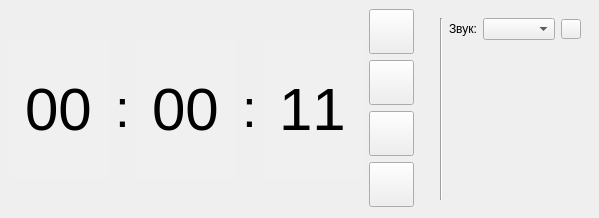
<?xml version="1.0" encoding="UTF-8"?>
<ui version="4.0">
 <class>MainWindow</class>
 <widget class="QMainWindow" name="MainWindow">
  <property name="geometry">
   <rect>
    <x>0</x>
    <y>0</y>
    <width>599</width>
    <height>218</height>
   </rect>
  </property>
  <property name="sizePolicy">
   <sizepolicy hsizetype="Minimum" vsizetype="Minimum">
    <horstretch>0</horstretch>
    <verstretch>0</verstretch>
   </sizepolicy>
  </property>
  <property name="minimumSize">
   <size>
    <width>100</width>
    <height>218</height>
   </size>
  </property>
  <property name="maximumSize">
   <size>
    <width>599</width>
    <height>16777215</height>
   </size>
  </property>
  <property name="windowTitle">
   <string>Timer</string>
  </property>
  <property name="windowIcon">
   <iconset resource="../resource/resourse.qrc">
    <normaloff>:/act/icons/clock.png</normaloff>:/act/icons/clock.png</iconset>
  </property>
  <property name="styleSheet">
   <string notr="true">QLineEdit:focus { background: white }
QLineEdit[enabled=&quot;true&quot;] {  color:  black }
QLineEdit {background: rgb(240, 240, 240);
border: 0px solid gray;
}

</string>
  </property>
  <widget class="QWidget" name="centralwidget">
   <property name="sizePolicy">
    <sizepolicy hsizetype="Minimum" vsizetype="Minimum">
     <horstretch>0</horstretch>
     <verstretch>0</verstretch>
    </sizepolicy>
   </property>
   <layout class="QHBoxLayout" name="horizontalLayout">
    <item>
     <widget class="QLineEdit" name="leH">
      <property name="enabled">
       <bool>true</bool>
      </property>
      <property name="minimumSize">
       <size>
        <width>100</width>
        <height>140</height>
       </size>
      </property>
      <property name="maximumSize">
       <size>
        <width>100</width>
        <height>16777215</height>
       </size>
      </property>
      <property name="font">
       <font>
        <family>MS Shell Dlg 2</family>
        <pointsize>45</pointsize>
        <kerning>false</kerning>
       </font>
      </property>
      <property name="autoFillBackground">
       <bool>false</bool>
      </property>
      <property name="styleSheet">
       <string notr="true"/>
      </property>
      <property name="text">
       <string>00</string>
      </property>
      <property name="maxLength">
       <number>2</number>
      </property>
      <property name="alignment">
       <set>Qt::AlignCenter</set>
      </property>
      <property name="clearButtonEnabled">
       <bool>false</bool>
      </property>
     </widget>
    </item>
    <item>
     <widget class="QLabel" name="label_3">
      <property name="sizePolicy">
       <sizepolicy hsizetype="Minimum" vsizetype="Preferred">
        <horstretch>0</horstretch>
        <verstretch>0</verstretch>
       </sizepolicy>
      </property>
      <property name="font">
       <font>
        <pointsize>40</pointsize>
       </font>
      </property>
      <property name="text">
       <string>:</string>
      </property>
      <property name="alignment">
       <set>Qt::AlignCenter</set>
      </property>
     </widget>
    </item>
    <item>
     <widget class="QLineEdit" name="leM">
      <property name="enabled">
       <bool>true</bool>
      </property>
      <property name="minimumSize">
       <size>
        <width>100</width>
        <height>140</height>
       </size>
      </property>
      <property name="maximumSize">
       <size>
        <width>100</width>
        <height>16777215</height>
       </size>
      </property>
      <property name="font">
       <font>
        <family>MS Shell Dlg 2</family>
        <pointsize>45</pointsize>
        <kerning>false</kerning>
       </font>
      </property>
      <property name="text">
       <string>00</string>
      </property>
      <property name="maxLength">
       <number>2</number>
      </property>
      <property name="alignment">
       <set>Qt::AlignCenter</set>
      </property>
     </widget>
    </item>
    <item>
     <widget class="QLabel" name="label_2">
      <property name="sizePolicy">
       <sizepolicy hsizetype="Minimum" vsizetype="Preferred">
        <horstretch>0</horstretch>
        <verstretch>0</verstretch>
       </sizepolicy>
      </property>
      <property name="font">
       <font>
        <pointsize>40</pointsize>
       </font>
      </property>
      <property name="text">
       <string>:</string>
      </property>
      <property name="alignment">
       <set>Qt::AlignCenter</set>
      </property>
     </widget>
    </item>
    <item>
     <widget class="QLineEdit" name="leS">
      <property name="enabled">
       <bool>true</bool>
      </property>
      <property name="minimumSize">
       <size>
        <width>100</width>
        <height>140</height>
       </size>
      </property>
      <property name="maximumSize">
       <size>
        <width>100</width>
        <height>16777215</height>
       </size>
      </property>
      <property name="font">
       <font>
        <family>MS Shell Dlg 2</family>
        <pointsize>45</pointsize>
        <kerning>false</kerning>
       </font>
      </property>
      <property name="text">
       <string>11</string>
      </property>
      <property name="maxLength">
       <number>2</number>
      </property>
      <property name="alignment">
       <set>Qt::AlignCenter</set>
      </property>
     </widget>
    </item>
    <item>
     <layout class="QVBoxLayout" name="verticalLayout_4">
      <item>
       <widget class="QPushButton" name="btnPause">
        <property name="minimumSize">
         <size>
          <width>45</width>
          <height>45</height>
         </size>
        </property>
        <property name="maximumSize">
         <size>
          <width>45</width>
          <height>45</height>
         </size>
        </property>
        <property name="text">
         <string/>
        </property>
        <property name="icon">
         <iconset resource="../resource/resourse.qrc">
          <normaloff>:/act/icons/pause.png</normaloff>:/act/icons/pause.png</iconset>
        </property>
       </widget>
      </item>
      <item>
       <widget class="QPushButton" name="btnStart">
        <property name="minimumSize">
         <size>
          <width>45</width>
          <height>45</height>
         </size>
        </property>
        <property name="maximumSize">
         <size>
          <width>45</width>
          <height>45</height>
         </size>
        </property>
        <property name="text">
         <string/>
        </property>
        <property name="icon">
         <iconset resource="../resource/resourse.qrc">
          <normaloff>:/act/icons/play.png</normaloff>:/act/icons/play.png</iconset>
        </property>
       </widget>
      </item>
      <item>
       <widget class="QPushButton" name="btnStop">
        <property name="minimumSize">
         <size>
          <width>45</width>
          <height>45</height>
         </size>
        </property>
        <property name="maximumSize">
         <size>
          <width>45</width>
          <height>45</height>
         </size>
        </property>
        <property name="text">
         <string/>
        </property>
        <property name="icon">
         <iconset resource="../resource/resourse.qrc">
          <normaloff>:/act/icons/stop.png</normaloff>:/act/icons/stop.png</iconset>
        </property>
       </widget>
      </item>
      <item>
       <widget class="QPushButton" name="btnConf">
        <property name="minimumSize">
         <size>
          <width>45</width>
          <height>45</height>
         </size>
        </property>
        <property name="maximumSize">
         <size>
          <width>45</width>
          <height>45</height>
         </size>
        </property>
        <property name="text">
         <string/>
        </property>
        <property name="icon">
         <iconset resource="../resource/resourse.qrc">
          <normaloff>:/act/icons/conf.png</normaloff>:/act/icons/conf.png</iconset>
        </property>
        <property name="checkable">
         <bool>true</bool>
        </property>
       </widget>
      </item>
     </layout>
    </item>
    <item>
     <widget class="QWidget" name="widget" native="true">
      <property name="sizePolicy">
       <sizepolicy hsizetype="Minimum" vsizetype="Minimum">
        <horstretch>0</horstretch>
        <verstretch>0</verstretch>
       </sizepolicy>
      </property>
      <layout class="QHBoxLayout" name="horizontalLayout_3">
       <item>
        <spacer name="horizontalSpacer">
         <property name="orientation">
          <enum>Qt::Horizontal</enum>
         </property>
         <property name="sizeHint" stdset="0">
          <size>
           <width>40</width>
           <height>20</height>
          </size>
         </property>
        </spacer>
       </item>
       <item>
        <widget class="Line" name="line">
         <property name="orientation">
          <enum>Qt::Vertical</enum>
         </property>
        </widget>
       </item>
       <item>
        <layout class="QVBoxLayout" name="verticalLayout">
         <item>
          <layout class="QHBoxLayout" name="horizontalLayout_2">
           <item>
            <widget class="QLabel" name="label">
             <property name="sizePolicy">
              <sizepolicy hsizetype="Minimum" vsizetype="Minimum">
               <horstretch>0</horstretch>
               <verstretch>0</verstretch>
              </sizepolicy>
             </property>
             <property name="maximumSize">
              <size>
               <width>30</width>
               <height>16777215</height>
              </size>
             </property>
             <property name="text">
              <string>Звук:</string>
             </property>
            </widget>
           </item>
           <item>
            <widget class="QComboBox" name="cbSoundList"/>
           </item>
           <item>
            <widget class="QPushButton" name="btnPlaySound">
             <property name="minimumSize">
              <size>
               <width>20</width>
               <height>0</height>
              </size>
             </property>
             <property name="maximumSize">
              <size>
               <width>20</width>
               <height>20</height>
              </size>
             </property>
             <property name="text">
              <string/>
             </property>
             <property name="icon">
              <iconset resource="../resource/resourse.qrc">
               <normaloff>:/act/icons/note.png</normaloff>:/act/icons/note.png</iconset>
             </property>
            </widget>
           </item>
          </layout>
         </item>
         <item>
          <spacer name="verticalSpacer">
           <property name="orientation">
            <enum>Qt::Vertical</enum>
           </property>
           <property name="sizeHint" stdset="0">
            <size>
             <width>20</width>
             <height>40</height>
            </size>
           </property>
          </spacer>
         </item>
         <item>
          <spacer name="horizontalSpacer_2">
           <property name="orientation">
            <enum>Qt::Horizontal</enum>
           </property>
           <property name="sizeType">
            <enum>QSizePolicy::Expanding</enum>
           </property>
           <property name="sizeHint" stdset="0">
            <size>
             <width>40</width>
             <height>20</height>
            </size>
           </property>
          </spacer>
         </item>
        </layout>
       </item>
      </layout>
     </widget>
    </item>
   </layout>
  </widget>
 </widget>
 <resources>
  <include location="../resource/resourse.qrc"/>
 </resources>
 <connections/>
</ui>
